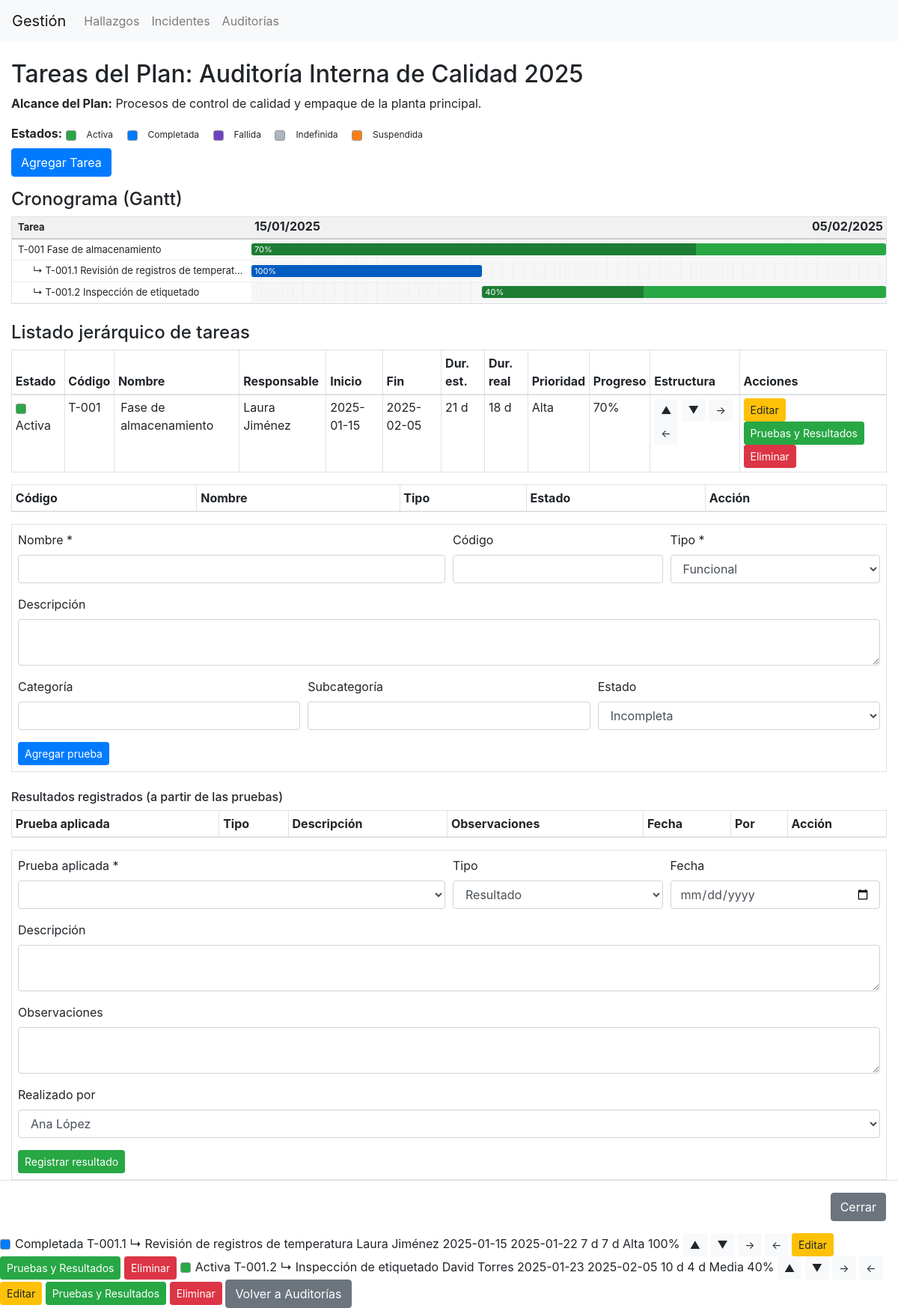
Screenshot of /index.php?entity=auditoria&action=tareas&id=1 with the database file from the repository.
### tables this page shows
CREATE TABLE PlanAuditoria (
    id INT AUTO_INCREMENT PRIMARY KEY,           
    codigo VARCHAR(50),                          
    nombre VARCHAR(150) NOT NULL,                
    alcance TEXT NOT NULL,                       
    justificacion TEXT,                          
    tipo_plan VARCHAR(50),                        
    costo_estimado DECIMAL(12,2),                
    fecha_inicio DATE,                           
    fecha_fin DATE,                              
    id_estado INT,                               
    id_responsable INT,                          
    id_usuario_creador INT,                      
    fecha_creacion TIMESTAMP DEFAULT CURRENT_TIMESTAMP,
    FOREIGN KEY (id_estado) REFERENCES Estado(id),
    FOREIGN KEY (id_responsable) REFERENCES Usuario(id),
    FOREIGN KEY (id_usuario_creador) REFERENCES Usuario(id)
);

CREATE TABLE TareaAuditoria (
    id INT AUTO_INCREMENT PRIMARY KEY,           
    id_plan INT NOT NULL,                        
    id_padre INT DEFAULT NULL,                   
    orden INT DEFAULT 0,                         
    codigo VARCHAR(50),                          
    nombre VARCHAR(150) NOT NULL,                
    descripcion TEXT,                            
    id_responsable INT,                          
    fecha_inicio DATE,                           
    fecha_fin DATE,                              
    duracion_estimada INT,                       
    duracion_real INT DEFAULT 0,                 
    prioridad VARCHAR(20),                        
    costo_estimado DECIMAL(12,2),                
    progreso INT DEFAULT 0,                      
    estado_tarea VARCHAR(30) DEFAULT 'Activa',    
    FOREIGN KEY (id_plan) REFERENCES PlanAuditoria(id),
    FOREIGN KEY (id_padre) REFERENCES TareaAuditoria(id),
    FOREIGN KEY (id_responsable) REFERENCES Usuario(id)
);

CREATE TABLE Usuario (
    id INT AUTO_INCREMENT PRIMARY KEY,   
    nombre VARCHAR(100) NOT NULL,        
    email VARCHAR(100) NOT NULL UNIQUE,  
    fecha_registro TIMESTAMP DEFAULT CURRENT_TIMESTAMP   
);

### controllers/AuditoriaController.php (called while the page is built, shortened)
<?php
require_once 'models/PlanAuditoriaModel.php';
require_once 'models/TareaAuditoriaModel.php';
require_once 'models/EstadoModel.php';
require_once 'models/UsuarioModel.php';
class AuditoriaController {
    private $model;
    private $tareaModel;
    private $usuarioModel;
    public function __construct($pdo) {
        $this->model = new PlanAuditoriaModel($pdo);
        $this->tareaModel = new TareaAuditoriaModel($pdo);
        $this->usuarioModel = new UsuarioModel($pdo);
    }
    public function tareas($id_plan) {
        $plan = $this->model->getById($id_plan);
        $tareas = $this->tareaModel->getByPlan($id_plan);
        $usuarios = $this->usuarioModel->getAll();
        require 'views/auditoria/tareas.php';
    }
}
?>

### models/PlanAuditoriaModel.php (called while the page is built, shortened)
<?php
class PlanAuditoriaModel {
    private $pdo;
    public function __construct($pdo) {
        $this->pdo = $pdo;
    }
    public function getById($id) {
        $stmt = $this->pdo->prepare("
            SELECT p.*, e.nombre as estado_nombre, r.nombre as responsable_nombre, c.nombre as creador_nombre
            FROM PlanAuditoria p
            LEFT JOIN Estado e ON p.id_estado = e.id
            LEFT JOIN Usuario r ON p.id_responsable = r.id
            LEFT JOIN Usuario c ON p.id_usuario_creador = c.id
            WHERE p.id = ?
        ");
        $stmt->execute([$id]);
        return $stmt->fetch(PDO::FETCH_ASSOC);
    }
}
?>

### models/TareaAuditoriaModel.php (called while the page is built, shortened)
<?php
class TareaAuditoriaModel {
    private $pdo;
    public function __construct($pdo) {
        $this->pdo = $pdo;
    }
    public function getByPlan($id_plan) {
        $stmt = $this->pdo->prepare("
            SELECT t.*, r.nombre as responsable_nombre
            FROM TareaAuditoria t
            LEFT JOIN Usuario r ON t.id_responsable = r.id
            WHERE t.id_plan = ?
            ORDER BY t.orden ASC, t.id ASC
        ");
        $stmt->execute([$id_plan]);
        return $stmt->fetchAll(PDO::FETCH_ASSOC);
    }
}
?>

### models/UsuarioModel.php (called while the page is built, shortened)
<?php
class UsuarioModel {
    private $pdo;
    public function __construct($pdo) {
        $this->pdo = $pdo;
    }
    public function getAll() {
        $stmt = $this->pdo->query("SELECT * FROM Usuario");
        return $stmt->fetchAll(PDO::FETCH_ASSOC);
    }
}

### views/auditoria/tareas.php (the view, shortened to what this page needs)
<?php
$byId = [];
foreach ($tareas as $t) { $byId[$t['id']] = $t; }
if (!function_exists('nivelTarea')) {
    function nivelTarea($t, $byId) {
        $n = 0; $p = $t['id_padre']; $g = 0;
        while (!empty($p) && isset($byId[$p]) && $g < 50) { $n++; $p = $byId[$p]['id_padre']; $g++; }
        return $n;
    }
}
$colores = [
    'Activa' => '#28a745', 'Completada' => '#007bff', 'Fallida' => '#6f42c1',
    'Indefinida' => '#adb5bd', 'Suspendida' => '#fd7e14'
];
$min = null; $max = null;
foreach ($tareas as $t) {
    if (!empty($t['fecha_inicio'])) { $d = strtotime($t['fecha_inicio']); if ($min === null || $d < $min) $min = $d; }
    if (!empty($t['fecha_fin']))    { $d = strtotime($t['fecha_fin']);    if ($max === null || $d > $max) $max = $d; }
}
$totalDias = ($min !== null && $max !== null) ? max(1, round(($max - $min) / 86400) + 1) : 1;
?>
<!DOCTYPE html>
<html lang="es">
<head>
    <link rel="stylesheet" href="https://cdn.jsdelivr.net/npm/bootstrap@4.5.2/dist/css/bootstrap.min.css">
</head>
<body>
<?php include 'views/layout/header.php'; ?>
<div class="container-fluid mt-4">
    <h2>Tareas del Plan: <?= $plan['nombre'] ?></h2>
    <p><strong>Alcance del Plan:</strong> <?= $plan['alcance'] ?></p>
    <div class="leyenda mb-2">
        <strong>Estados:</strong>
        <?php foreach ($colores as $est => $col): ?>
            <span><span class="estado-cuadro" style="background: <?= $col ?>"></span><?= $est ?></span>
        <?php endforeach; ?>
    </div>
    <button class="btn btn-primary mb-3" data-toggle="modal" data-target="#modalCrearTarea">Agregar Tarea</button>
    <h4>Cronograma (Gantt)</h4>
    <div class="border mb-4">
        <div class="gantt-header">
            <div class="gantt-label">Tarea</div>
            <div class="gantt-track" style="background:#f1f1f1;">
                <span style="position:absolute;left:4px;"><?= $min ? date('d/m/Y', $min) : '' ?></span>
                <span style="position:absolute;right:4px;"><?= $max ? date('d/m/Y', $max) : '' ?></span>
            </div>
        </div>
        <?php foreach ($tareas as $t): ?>
            <?php
                $nivel = nivelTarea($t, $byId);
                $color = $colores[$t['estado_tarea']] ?? '#6c757d';
                $left = 0; $width = 0;
                if (!empty($t['fecha_inicio']) && !empty($t['fecha_fin']) && $min !== null) {
                    $ini = strtotime($t['fecha_inicio']); $fin = strtotime($t['fecha_fin']);
                    $off = round(($ini - $min) / 86400);
                    $dur = max(1, round(($fin - $ini) / 86400) + 1);
                    $left = ($off / $totalDias) * 100;
                    $width = ($dur / $totalDias) * 100;
                }
            ?>
            <div class="gantt-row">
                <div class="gantt-label" style="padding-left: <?= 8 + $nivel * 20 ?>px;">
                    <?php if ($nivel > 0): ?>↳ <?php endif; ?><?= $t['codigo'] ?> <?= $t['nombre'] ?>
                </div>
                <div class="gantt-track">
                    <?php if ($width > 0): ?>
                    <div class="gantt-bar" style="left: <?= $left ?>%; width: <?= $width ?>%; background: <?= $color ?>;" title="<?= $t['nombre'] ?> (<?= $t['progreso'] ?>%)">
                        <div class="progreso" style="width: <?= (int)$t['progreso'] ?>%;"></div>
                        <span style="position:relative;"><?= $t['progreso'] ?>%</span>
                    </div>
                    <?php endif; ?>
                </div>
            </div>
        <?php endforeach; ?>
    </div>
    <h4>Listado jerárquico de tareas</h4>
    <table class="table table-bordered table-sm">
        <thead>
            <tr>
                <th>Estado</th>
                <th>Código</th>
                <th>Nombre</th>
                <th>Responsable</th>
                <th>Inicio</th>
                <th>Fin</th>
                <th>Dur. est.</th>
                <th>Dur. real</th>
                <th>Prioridad</th>
                <th>Progreso</th>
                <th>Estructura</th>
                <th>Acciones</th>
            </tr>
        </thead>
        <tbody>
            <?php foreach ($tareas as $t): ?>
            <?php $nivel = nivelTarea($t, $byId); $color = $colores[$t['estado_tarea']] ?? '#6c757d'; ?>
            <tr>
                <td><span class="estado-cuadro" style="background: <?= $color ?>"></span><?= $t['estado_tarea'] ?></td>
                <td><?= $t['codigo'] ?></td>
                <td style="padding-left: <?= 8 + $nivel * 20 ?>px;"><?php if ($nivel > 0): ?>↳ <?php endif; ?><?= $t['nombre'] ?></td>
                <td><?= $t['responsable_nombre'] ?></td>
                <td><?= $t['fecha_inicio'] ?></td>
                <td><?= $t['fecha_fin'] ?></td>
                <td><?= $t['duracion_estimada'] ?> d</td>
                <td><?= $t['duracion_real'] ?> d</td>
                <td><?= $t['prioridad'] ?></td>
                <td><?= $t['progreso'] ?>%</td>
                <td>
                    <a href="index.php?entity=auditoria&action=tareas&id=<?= $plan['id'] ?>&mover_arriba=<?= $t['id'] ?>" class="btn btn-light btn-sm" title="Mover arriba">&#9650;</a>
                    <a href="index.php?entity=auditoria&action=tareas&id=<?= $plan['id'] ?>&mover_abajo=<?= $t['id'] ?>" class="btn btn-light btn-sm" title="Mover abajo">&#9660;</a>
                    <a href="index.php?entity=auditoria&action=tareas&id=<?= $plan['id'] ?>&indentar=<?= $t['id'] ?>" class="btn btn-light btn-sm" title="Indentar (subtarea)">&#8594;</a>
                    <a href="index.php?entity=auditoria&action=tareas&id=<?= $plan['id'] ?>&desindentar=<?= $t['id'] ?>" class="btn btn-light btn-sm" title="Desindentar">&#8592;</a>
                </td>
                <td>
                    <button class="btn btn-warning btn-sm" data-toggle="modal" data-target="#modalEditarTarea<?= $t['id'] ?>">Editar</button>
                    <button class="btn btn-success btn-sm" data-toggle="modal" data-target="#modalPR<?= $t['id'] ?>">Pruebas y Resultados</button>
                    <a href="index.php?entity=auditoria&action=tareas&id=<?= $plan['id'] ?>&delete_tarea=<?= $t['id'] ?>" class="btn btn-danger btn-sm" onclick="return confirm('¿Eliminar esta tarea y sus subtareas?')">Eliminar</a>
                </td>
            </tr>
            <div class="modal fade" id="modalPR<?= $t['id'] ?>" tabindex="-1" role="dialog" aria-hidden="true">
              <div class="modal-dialog modal-lg-custom" role="document">
                <div class="modal-content">
                    <div class="modal-body">
                      <table class="table table-sm table-bordered">
                        <thead><tr><th>Código</th><th>Nombre</th><th>Tipo</th><th>Estado</th><th>Acción</th></tr></thead>
                      </table>
                      <form action="index.php?entity=auditoria&action=tareas&id=<?= $plan['id'] ?>" method="POST" class="border p-2 mb-4">
                        <div class="form-row">
                          <div class="form-group col-md-6"><label>Nombre *</label><input type="text" class="form-control" name="nombre" required></div>
                          <div class="form-group col-md-3"><label>Código</label><input type="text" class="form-control" name="codigo"></div>
                          <div class="form-group col-md-3"><label>Tipo *</label>
                            <select class="form-control" name="tipo" required>
                              <option value="Funcional">Funcional</option>
                            </select></div>
                        </div>
                        <div class="form-group"><label>Descripción</label><textarea class="form-control" name="descripcion"></textarea></div>
                        <div class="form-row">
                          <div class="form-group col-md-4"><label>Categoría</label><input type="text" class="form-control" name="categoria"></div>
                          <div class="form-group col-md-4"><label>Subcategoría</label><input type="text" class="form-control" name="subcategoria"></div>
                          <div class="form-group col-md-4"><label>Estado</label>
                            <select class="form-control" name="estado_prueba">
                              <option value="Incompleta">Incompleta</option>
                            </select></div>
                        </div>
                        <button type="submit" class="btn btn-primary btn-sm">Agregar prueba</button>
                      </form>
                      <h6>Resultados registrados (a partir de las pruebas)</h6>
                      <table class="table table-sm table-bordered">
                        <thead><tr><th>Prueba aplicada</th><th>Tipo</th><th>Descripción</th><th>Observaciones</th><th>Fecha</th><th>Por</th><th>Acción</th></tr></thead>
                      </table>
                      <form action="index.php?entity=auditoria&action=tareas&id=<?= $plan['id'] ?>" method="POST" class="border p-2">
                        <div class="form-row">
                          <div class="form-group col-md-6"><label>Prueba aplicada *</label>
                            <select class="form-control" name="id_prueba" required>
                            </select></div>
                          <div class="form-group col-md-3"><label>Tipo</label>
                            <select class="form-control" name="tipo">
                              <option value="Resultado">Resultado</option>
                            </select></div>
                          <div class="form-group col-md-3"><label>Fecha</label><input type="date" class="form-control" name="fecha_observacion"></div>
                        </div>
                        <div class="form-group"><label>Descripción</label><textarea class="form-control" name="descripcion"></textarea></div>
                        <div class="form-group"><label>Observaciones</label><textarea class="form-control" name="observaciones"></textarea></div>
                        <div class="form-group"><label>Realizado por</label>
                          <select class="form-control" name="id_usuario">
                              <?php foreach ($usuarios as $u): ?>
                                  <option value="<?= $u['id'] ?>"><?= $u['nombre'] ?></option>
                              <?php endforeach; ?>
                          </select></div>
                        <button type="submit" class="btn btn-success btn-sm">Registrar resultado</button>
                      </form>
                    </div>
                    <div class="modal-footer"><button type="button" class="btn btn-secondary" data-dismiss="modal">Cerrar</button></div>
                </div>
              </div>
            </div>
            <?php endforeach; ?>
        </tbody>
    </table>
    <a href="index.php?entity=auditoria&action=index" class="btn btn-secondary">Volver a Auditorías</a>
</div>
</body>
</html>

### views/auditoria/tareas.php (style rules this page uses)
.gantt-row { display: flex; align-items: center; border-bottom: 1px solid #eee; }
.gantt-label { width: 320px; flex: 0 0 320px; padding: 4px 8px; font-size: 13px; white-space: nowrap; overflow: hidden; text-overflow: ellipsis; }
.gantt-track { position: relative; flex: 1 1 auto; height: 26px; background: repeating-linear-gradient(to right, #f6f6f6, #f6f6f6 13px, #efefef 13px, #efefef 14px); }
.gantt-bar { position: absolute; top: 5px; height: 16px; border-radius: 3px; color: #fff; font-size: 11px; line-height: 16px; padding: 0 4px; overflow: hidden; }
.gantt-bar .progreso { position: absolute; left: 0; top: 0; height: 100%; background: rgba(0,0,0,0.25); border-radius: 3px 0 0 3px; }
.gantt-header { display: flex; font-weight: bold; background: #f1f1f1; border-bottom: 2px solid #ccc; }
.estado-cuadro { display: inline-block; width: 14px; height: 14px; border-radius: 3px; margin-right: 6px; vertical-align: middle; border: 1px solid #999; }
.leyenda span { margin-right: 14px; font-size: 12px; }
.modal-lg-custom { max-width: 800px; }

### rows the page displays
planauditoria: nombre "Auditoría Interna de Calidad 2025", alcance "Procesos de control de calidad y empaque de la planta principal."
tareaauditoria: fecha_inicio "15/01/2025", fecha_fin "05/02/2025", codigo "T-001", nombre "Fase de almacenamiento", progreso "70", estado_tarea "Activa", id_responsable.nombre "Laura Jiménez", fecha_inicio "2025-01-15", fecha_fin "2025-02-05", duracion_estimada "21", duracion_real "18", prioridad "Alta"
tareaauditoria: codigo "T-001.1", nombre "Revisión de registros de temperat…", progreso "100", estado_tarea "Completada", nombre "Revisión de registros de temperatura", id_responsable.nombre "Laura Jiménez", fecha_inicio "2025-01-15", fecha_fin "2025-01-22", duracion_estimada "7", duracion_real "7", prioridad "Alta"
tareaauditoria: codigo "T-001.2", nombre "Inspección de etiquetado", progreso "40", estado_tarea "Activa", id_responsable.nombre "David Torres", fecha_inicio "2025-01-23", fecha_fin "2025-02-05", duracion_estimada "10", duracion_real "4", prioridad "Media"

### other values shown
$est "Activa"
$est "Completada"
$est "Fallida"
$est "Indefinida"
$est "Suspendida"
form field id_usuario "Ana López"
